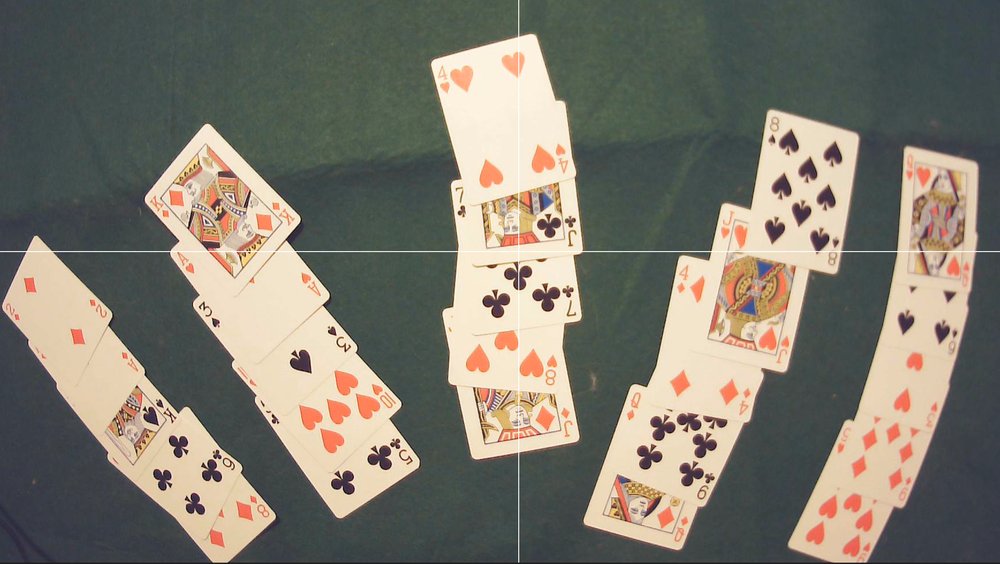
#> input picture image001.png, 1000 x 564 px, shrunk from 2188 x 1233 before the run, given in place of the camera
$ python Camera.py
#> lines starting #> are read from the running program, lines starting #| are printed output that depends on the picture; after the words box and inside, x2 and y2 are one past the last pixel; in counts of white or black regions, pixels touching at a corner belong together
### Detector.py
from Hand import Hand
import matplotlib.pyplot as plt
import cv2
import numpy as np

class Detector:
    def __init__(self, brightness_threshold=200, epsilon_factor=0.02, min_area=150, sort_method="left-to-right", debug = False):
#> in read_frame, frame is the input picture: shape (564, 1000, 3); mean B, G, R 109.6, 121.2, 125.2
        self.brightness_threshold = brightness_threshold
        self.epsilon_factor = epsilon_factor
        self.min_area = min_area
        self.sort_method = sort_method
        self.debug = debug

    # [28 lines left out: function find_card_corners, not called in this run]

    def extract_card_image(self, image, contour):
        """
        This function takes an image and a contour, creates a mask from the contour,
        applies the mask to the image, and returns the isolated image region inside the contour.

        Parameters:
        - image: The source image from which the region is to be extracted.
        - contour: The contour defining the region to be extracted.

        Returns:
        - cropped_image: The isolated image region inside the contour.
        """
        # Create a mask with the same dimensions as the image, initialized to zero (black)
        mask = np.zeros_like(image)

        # Fill the contour on the mask with white
        cv2.fillPoly(mask, [contour], (255, 255, 255))

        # Apply the mask to the image using bitwise AND
        masked_image = cv2.bitwise_and(image, mask)

        # Optionally, crop the masked_image to the bounding rectangle of the contour to reduce size
        x, y, w, h = cv2.boundingRect(contour)
        cropped_image = masked_image[y:y+h, x:x+w]

        return cropped_image

    def sort_contours(self, contours, method="left-to-right"):
        """
        Sort contours according to the method provided ('left-to-right', 'right-to-left',
        'top-to-bottom', 'bottom-to-top'). Default is 'left-to-right'.
        """
        # Create a list of bounding boxes from contours
        boundingBoxes = [cv2.boundingRect(c) for c in contours]

        # Sort the bounding boxes, depending on the method
        try:
            if method == "left-to-right":
                contours, boundingBoxes = zip(*sorted(zip(contours, boundingBoxes),
                                                    key=lambda b: b[1][0]))
            elif method == "right-to-left":
                contours, boundingBoxes = zip(*sorted(zip(contours, boundingBoxes),
                                                    key=lambda b: b[1][0], reverse=True))
            elif method == "top-to-bottom":
                contours, boundingBoxes = zip(*sorted(zip(contours, boundingBoxes),
                                                    key=lambda b: b[1][1]))
            elif method == "bottom-to-top":
                contours, boundingBoxes = zip(*sorted(zip(contours, boundingBoxes),
                                                    key=lambda b: b[1][1], reverse=True))
        except:
            print("error sorting cards")


        return contours
    def cards(self, frame):
        """
        Detect cards in the frame, returning a dictionary of Card objects.
        - frame: Input image.
        - Returns: Dictionary of Card objects detected.
        """
        frame = self.filter_crosshairs(frame, self.brightness_threshold)
#> in filter_crosshairs, `gray = cv2.cvtColor(image, cv2.COLOR_BGR2GRAY)`:
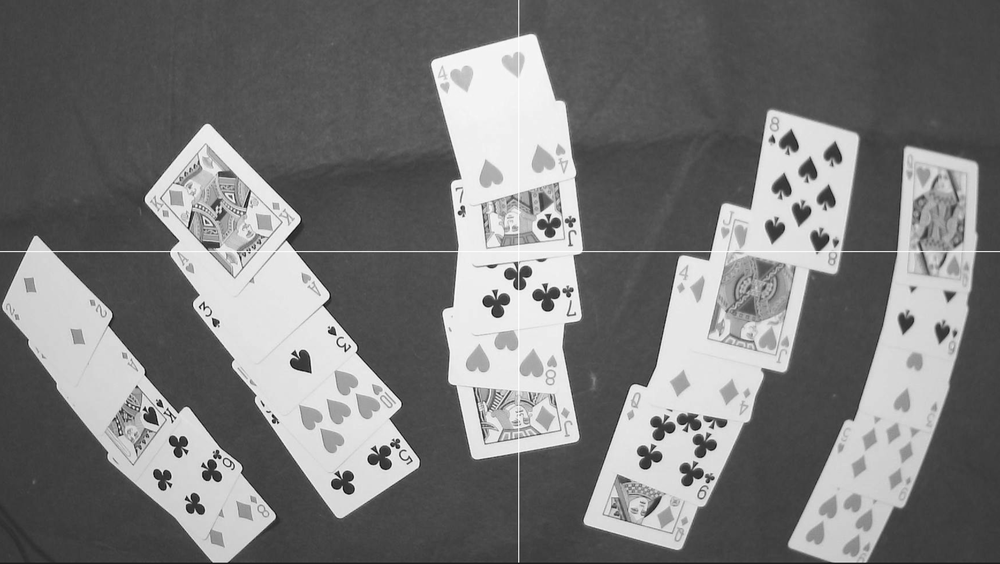
#> gray: shape (564, 1000); min 2, max 255, mean 121.1
#> the loop in filter_crosshairs, `for i in range(1, num_rows):` made 563 passes
#> average_brightness on passes 1 to 3: 78.22, 78.19, 78.13
#> after the loop in filter_crosshairs, `for i in range(1, num_rows):`:
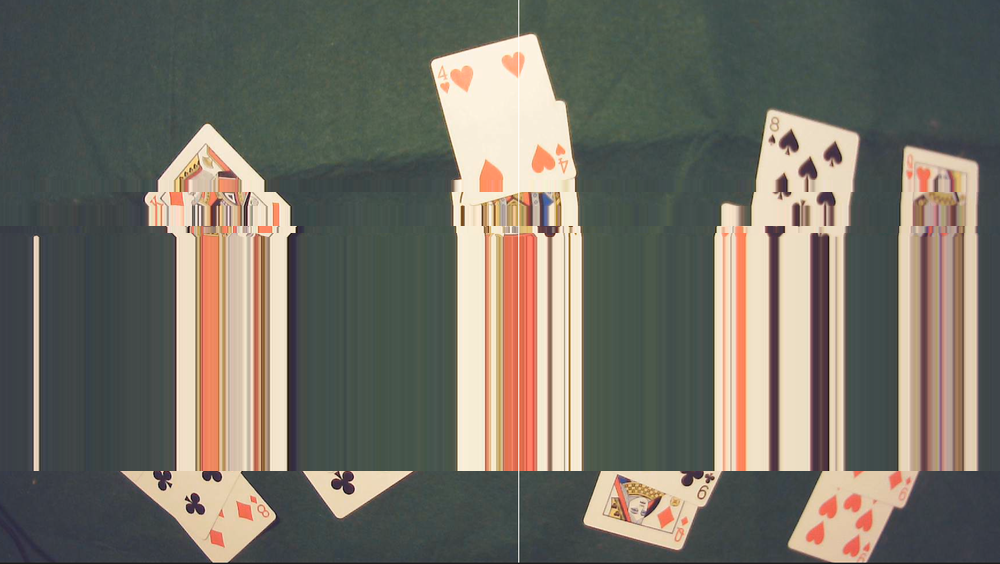
#> fixed: shape (564, 1000, 3); mean B, G, R 101.9, 112.3, 116.1
#> the loop in filter_crosshairs, `for j in range(1, num_columns):` made 999 passes
#> average_brightness on passes 1 to 3: 64.28, 65.25, 66.98
#> after the loop in filter_crosshairs, `for j in range(1, num_columns):`:
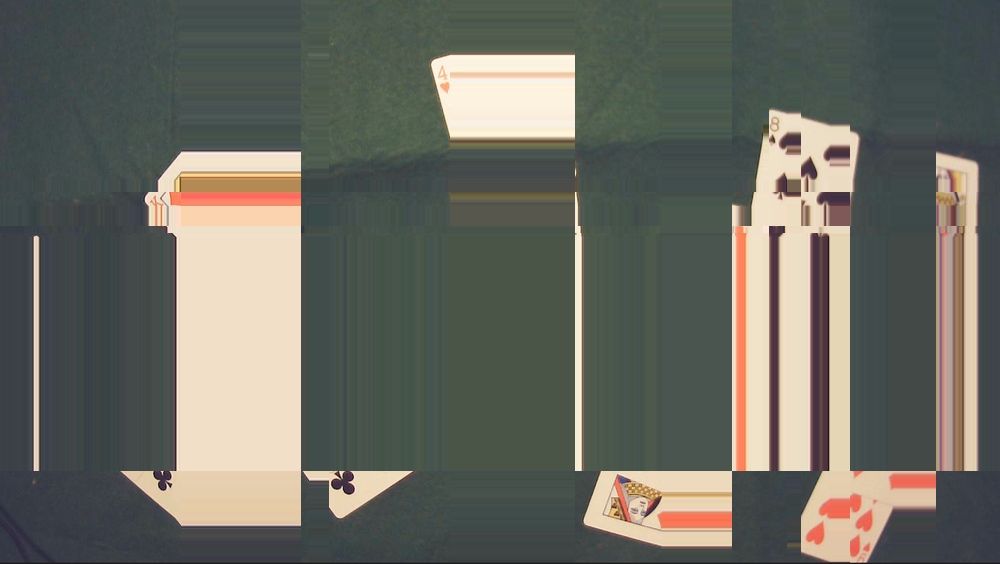
#> fixed: shape (564, 1000, 3); mean B, G, R 97.4, 106.6, 105.8
        blur = cv2.GaussianBlur(frame.copy(), (15, 15), 3)
        gray = cv2.cvtColor(blur, cv2.COLOR_BGR2GRAY)
        # gray = cv2.cvtColor(frame, cv2.COLOR_BGR2GRAY)
        # Using Hough Line Transform to detect lines

        # Threshold to isolate dark areas
        _, thresholded = cv2.threshold(gray, 105, 255, cv2.THRESH_BINARY)
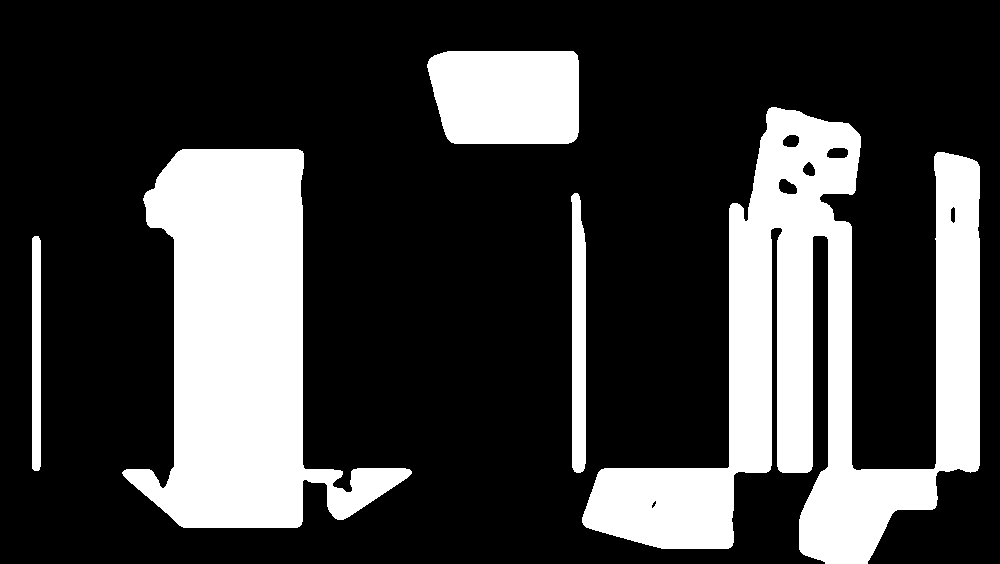
#> thresholded: shape (564, 1000); 25.4% white; 5 white regions

        contours, _ = cv2.findContours(thresholded, cv2.RETR_EXTERNAL, cv2.CHAIN_APPROX_SIMPLE)
#> contours = 5 contours; box (x1, y1, x2, y2) and area: (582, 107, 980, 564) 68578, (122, 149, 412, 528) 53790, (427, 51, 579, 144) 12964, (571, 193, 586, 473) 3416, (32, 236, 41, 471) 1859
        filtered_contours = self.sort_contours([cnt for cnt in contours if cv2.contourArea(cnt) > self.min_area], self.sort_method)
#> in sort_contours, `boundingBoxes = [cv2.boundingRect(c) for c in contours]`: boundingBoxes = [(32, 236, 9, 235), (571, 193, 15, 280), (122, 149, 290, 379), (582, 107, 398, 457), (427, 51, 152, 93)]
#> in sort_contours, `contours, boundingBoxes = zip(*sorted(zip(contours, boundingBoxes), ke..`: boundingBoxes = ((32, 236, 9, 235), (122, 149, 290, 379), (427, 51, 152, 93), (571, 193, 15, 280), (582, 107, 398, 457))
#> filtered_contours has the same summary as contours

        gray = cv2.cvtColor(frame.copy(), cv2.COLOR_BGR2GRAY)
        mask = np.zeros_like(gray)
        cv2.drawContours(thresholded, filtered_contours, -1, 255, thickness=cv2.FILLED)
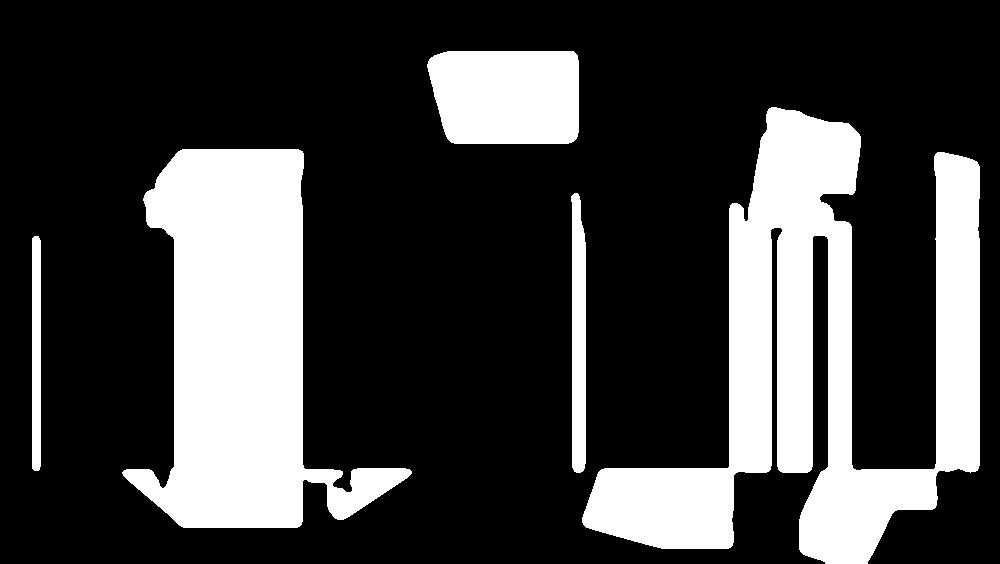
#> thresholded: shape (564, 1000); 25.5% white; 5 white regions, box (x1, y1, x2, y2) and area: (582, 107, 980, 564) 70268, (122, 149, 412, 528) 54469, (427, 51, 579, 144) 13184, (571, 193, 586, 473) 3701, (32, 236, 41, 471) 2098


        blur = cv2.GaussianBlur(frame.copy(), (5,5), 0)
        blur_hsv = cv2.cvtColor(blur, cv2.COLOR_BGR2HSV)
#> blur_hsv: shape (564, 1000, 3); mean H, S, V 65.1, 43, 114

        # create NumPy arrays from the boundaries
        lower = np.array([0,0,0], dtype = "uint8")
        upper = np.array([180,255,40], dtype = "uint8")

        # find the colors within the specified boundaries and apply
        mask = cv2.inRange(blur_hsv, lower, upper)
#> mask: shape (564, 1000); every value is 0
        mask = 255 - mask
#> mask: shape (564, 1000); every value is 255
        # output = cv2.bitwise_and(frame, frame, mask = mask)

        extracted_images = [self.extract_card_image(frame, contour) for contour in filtered_contours]
#> in extract_card_image, `cv2.fillPoly(mask, [contour], (255, 255, 255))`: mask: shape (564, 1000, 3); 0.37% white; 1 white region, box (x1, y1, x2, y2) and area: (32, 236, 41, 471) 2098
#> in extract_card_image (call 2), `mask = np.zeros_like(image)`: mask: shape (564, 1000, 3); every value is 0
#> in extract_card_image (call 2), `cv2.fillPoly(mask, [contour], (255, 255, 255))`: mask: shape (564, 1000, 3); 9.7% white; 1 white region, box (x1, y1, x2, y2) and area: (122, 149, 412, 528) 54469
#> in extract_card_image (call 3), `cv2.fillPoly(mask, [contour], (255, 255, 255))`:
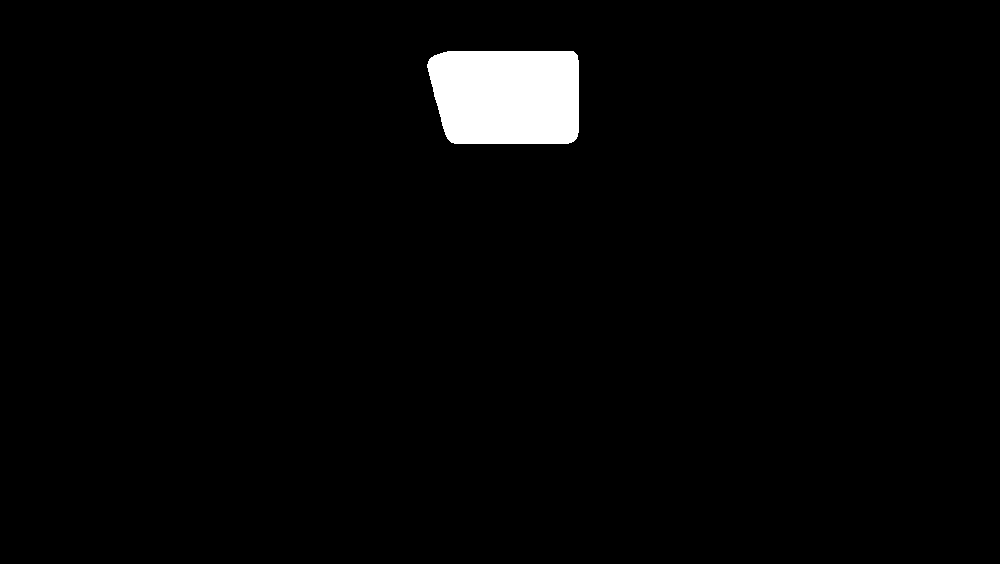
#> mask: shape (564, 1000, 3); 2.3% white; 1 white region, box (x1, y1, x2, y2) and area: (427, 51, 579, 144) 13184
#> in extract_card_image (call 5), `cv2.fillPoly(mask, [contour], (255, 255, 255))`: mask: shape (564, 1000, 3); 12.5% white; 1 white region, box (x1, y1, x2, y2) and area: (582, 107, 980, 564) 70268
#> in extract_card_image (call 5), `cropped_image = masked_image[y:y+h, x:x+w]`:
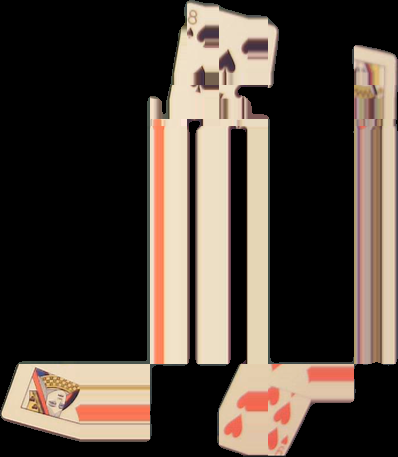
#> cropped_image: shape (457, 398, 3); mean B, G, R 59.1, 68.3, 79.5
#> extracted_images = 5 items
        # Number of subplots required: number of extracted images + 1 for the original
        num_plots = len(extracted_images) + 1
#> num_plots = 6

        if self.debug:
            print("Number of extracted images:", len(extracted_images))
            # Create a figure to display the results
            plt.figure(figsize=(15, num_plots * 3))  # Adjust the figure size based on the number of images

            # Show the original image first
            plt.subplot(1, num_plots, 1)
            plt.imshow(cv2.cvtColor(frame, cv2.COLOR_BGR2RGB))
            plt.title('Original Image')
            plt.axis('off')

            # Show each extracted image in subsequent subplots
            for i, image in enumerate(extracted_images):
                plt.subplot(1, num_plots, i + 2)  # Position the image in the plot grid
                plt.imshow(cv2.cvtColor(image, cv2.COLOR_BGR2RGB))
                plt.title(f'Hand {i + 1}')
                plt.axis('off')

            plt.tight_layout()
            plt.show()
        return extracted_images


    def filter_crosshairs(self, image, brightness_threshold):
        # Edge detection using Canny
        gray = cv2.cvtColor(image, cv2.COLOR_BGR2GRAY)  # Convert to grayscale for brightness analysis
        fixed = image.copy()
        # Get the number of rows (height) in the image
        num_rows = gray.shape[0]

        # List to hold the average brightness of each row


        # Analyze the brightness of each row
        for i in range(1, num_rows):  # Start from 1 to avoid indexing error on the first row
            row = gray[i, :]  # Extract the row
            average_brightness = np.mean(row)  # Calculate the average brightness of the row
            if average_brightness > brightness_threshold:
                fixed[i, :] = fixed[max(0,i-1), :]
        # Get the number of columns in the image

        num_columns = gray.shape[1]

        # Analyze the brightness and replace columns as needed
        for j in range(1, num_columns):  # Start from 1 to avoid indexing error on the first column
            column = gray[:, j]  # Extract the column
            average_brightness = np.mean(column)  # Calculate the average brightness of the column
            if average_brightness > brightness_threshold:
                fixed[:, j] = fixed[:, max(0, j-1)]

        return fixed

### Camera.py
import cv2
from Detector import Detector

class Camera:
    def __init__(self, camera_index=0):
        """Initialize the camera with a given index (default is 0 for the primary camera)."""
        self.cap = cv2.VideoCapture(camera_index)

        # Check if the camera opened successfully
        if not self.cap.isOpened():
            raise ValueError("Camera could not be opened.")

    def set_gain(self, gain_value):
        """Set the camera gain."""
        self.cap.set(cv2.CAP_PROP_GAIN, gain_value)

    def set_white_balance(self, blue_u, red_v):
        """Set the white balance for blue and red channels.

        Note: Some cameras may not support manual white balance control.
        """
        self.cap.set(cv2.CAP_PROP_WHITE_BALANCE_BLUE_U, blue_u)
        self.cap.set(cv2.CAP_PROP_WHITE_BALANCE_RED_V, red_v)

    def set_brightness(self, brightness_value):
        """Set the camera brightness."""
        self.cap.set(cv2.CAP_PROP_BRIGHTNESS, brightness_value)

    def set_contrast(self, contrast_value):
        """Set the camera contrast."""
        self.cap.set(cv2.CAP_PROP_CONTRAST, contrast_value)

    def read_frame(self):
        """Read a single frame from the camera."""
        ret, frame = self.cap.read()
        if not ret:
            raise ValueError("Failed to capture image from camera.")
        return frame

    def release(self):
        """Release the camera resource."""
        self.cap.release()

# Example usage
if __name__ == "__main__":
    # Initialize the Camera and Detector
    camera = Camera()
    detector = Detector(brightness_threshold=125)

    try:
        while True:
            frame = camera.read_frame()
            debounced_cards = detector.cards(frame)
#> debounced_cards = 5 items

            # Draw each debounced card and display corner in the middle of each card
#> (the run stopped early here; a loop or call above may not have finished)
